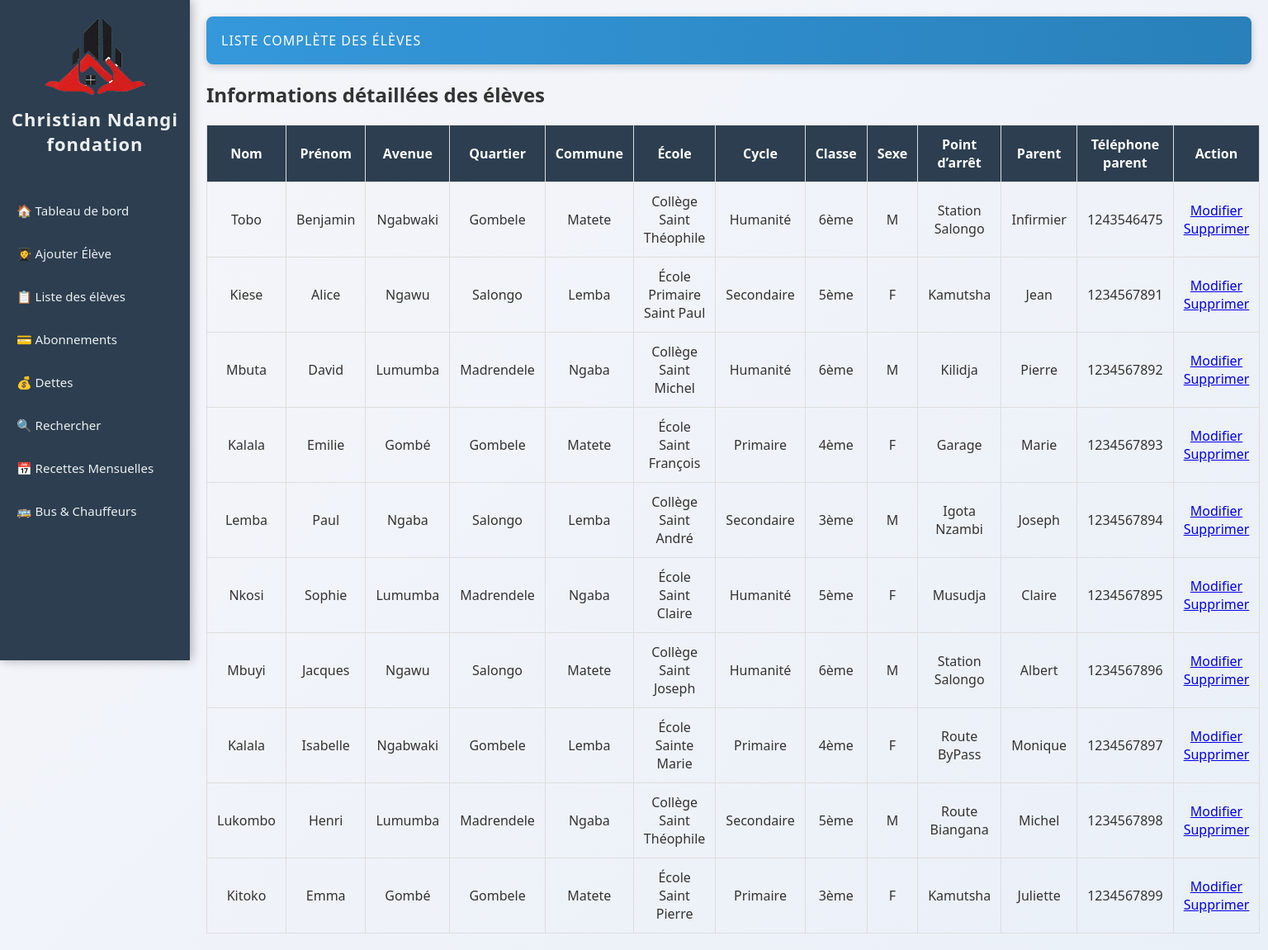
Page /.history/liste_eleves_20251112193803.php on the earlier database version.
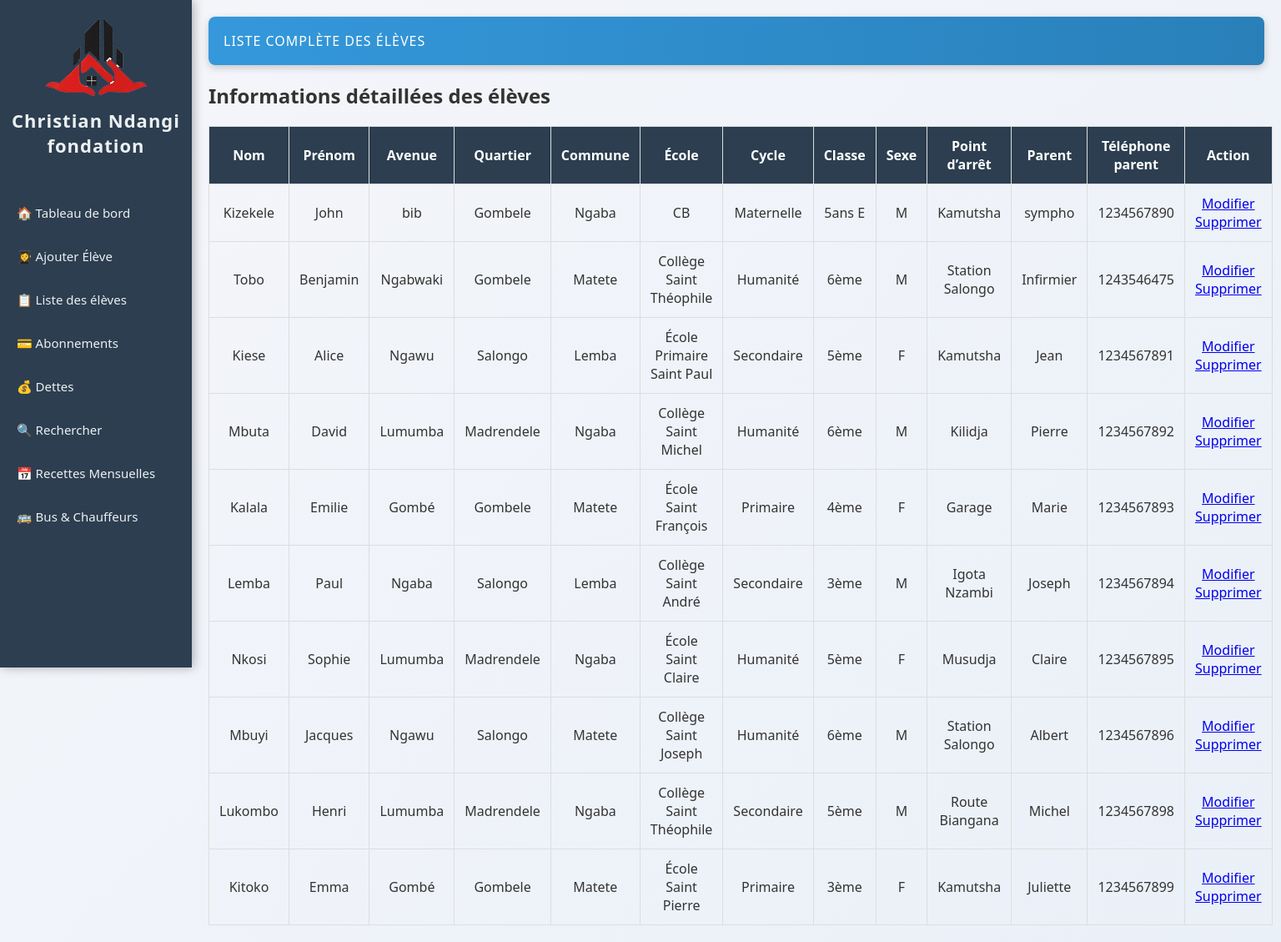
Same page on the later database version.
### tables this page shows
CREATE TABLE `eleves` (
  `id` int(11) NOT NULL AUTO_INCREMENT,
  `nom` varchar(50) NOT NULL,
  `postnom` varchar(50) DEFAULT NULL,
  `prenom` varchar(50) NOT NULL,
  `avenue` varchar(100) DEFAULT NULL,
  `quartier` enum('Salongo','Gombele','Madrendele') DEFAULT NULL,
  `commune` enum('Lemba','Matete','Ngaba') DEFAULT NULL,
  `ecole` varchar(100) DEFAULT NULL,
  `cycle` enum('Maternelle','Primaire','Secondaire','Humanité') DEFAULT NULL,
  `classe` varchar(50) DEFAULT NULL,
  `age` int(11) DEFAULT NULL,
  `sexe` enum('M','F') DEFAULT NULL,
  `point_arret` enum('Kamutsha','Kilidja','Garage','Igota Nzambi','Musudja','Station Salongo','Route ByPass','Route Biangana') DEFAULT NULL,
  `parent_nom` varchar(100) DEFAULT NULL,
  `parent_tel` varchar(10) DEFAULT NULL,
  `date_ajout` datetime DEFAULT current_timestamp(),
  PRIMARY KEY (`id`)
);

### .history/liste_eleves_20251112193803.php (the view, shortened to what this page needs)
<?php
require 'db/database.php';
$stmt = $pdo->query("
    SELECT id, nom, postnom, prenom, avenue, quartier, commune, ecole, cycle, classe, age, sexe, point_arret, parent_nom, parent_tel
    FROM eleves
    ORDER BY date_ajout DESC
");
$eleves = $stmt->fetchAll(PDO::FETCH_ASSOC);
?>
<!DOCTYPE html>
<html lang="fr">
<head>
    <link rel="stylesheet" href="css/style.css">
</head>
<body>
    <?php include 'sidebar.php'; ?>
    <div class="main-content">
        <header>Liste complète des élèves</header>
        <h2>Informations détaillées des élèves</h2>
        <table>
            <tr>
                <th>Nom</th>
                <th>Prénom</th>
                <th>Avenue</th>
                <th>Quartier</th>
                <th>Commune</th>
                <th>École</th>
                <th>Cycle</th>
                <th>Classe</th>
                <th>Sexe</th>
                <th>Point d’arrêt</th>
                <th>Parent</th>
                <th>Téléphone parent</th>
                <th>Action</th>
            </tr>
            <?php if (!empty($eleves)): ?>
                <?php foreach($eleves as $e): ?>
                <tr>
                    <td><?= htmlspecialchars($e['nom']) ?></td>
                    <td><?= htmlspecialchars($e['prenom']) ?></td>
                    <td><?= htmlspecialchars($e['avenue']) ?></td>
                    <td><?= htmlspecialchars($e['quartier']) ?></td>
                    <td><?= htmlspecialchars($e['commune']) ?></td>
                    <td><?= htmlspecialchars($e['ecole']) ?></td>
                    <td><?= htmlspecialchars($e['cycle']) ?></td>
                    <td><?= htmlspecialchars($e['classe']) ?></td>
                    <td><?= htmlspecialchars($e['sexe']) ?></td>
                    <td><?= htmlspecialchars($e['point_arret']) ?></td>
                    <td><?= htmlspecialchars($e['parent_nom']) ?></td>
                    <td><?= htmlspecialchars($e['parent_tel']) ?></td>
                    <td>
                        <a class="btn" href="ajouter_eleve.php?id=<?= $e['id'] ?>">Modifier</a>
                        <a class="btn" href="supprimer_eleve.php?id=<?= $e['id'] ?>" onclick="return confirm('Supprimer cet élève ?')">Supprimer</a>
                    </td>
                </tr>
                <?php endforeach; ?>
            <?php else: ?>
                <tr><td colspan="15">Aucun élève enregistré pour le moment.</td></tr>
            <?php endif; ?>
        </table>
    </div>
</body>
</html>

Differences in the rows shown:
removed eleves: nom "Kalala", prenom "Isabelle", avenue "Ngabwaki", quartier "Gombele", commune "Lemba", ecole "École Sainte Marie", cycle "Primaire", classe "4ème", sexe "F", point_arret "Route ByPass", parent_nom "Monique", parent_tel "1234567897"
added eleves: nom "Kizekele", prenom "John", avenue "bib", quartier "Gombele", commune "Ngaba", ecole "CB", cycle "Maternelle", classe "5ans E", sexe "M", point_arret "Kamutsha", parent_nom "sympho", parent_tel "1234567890"
